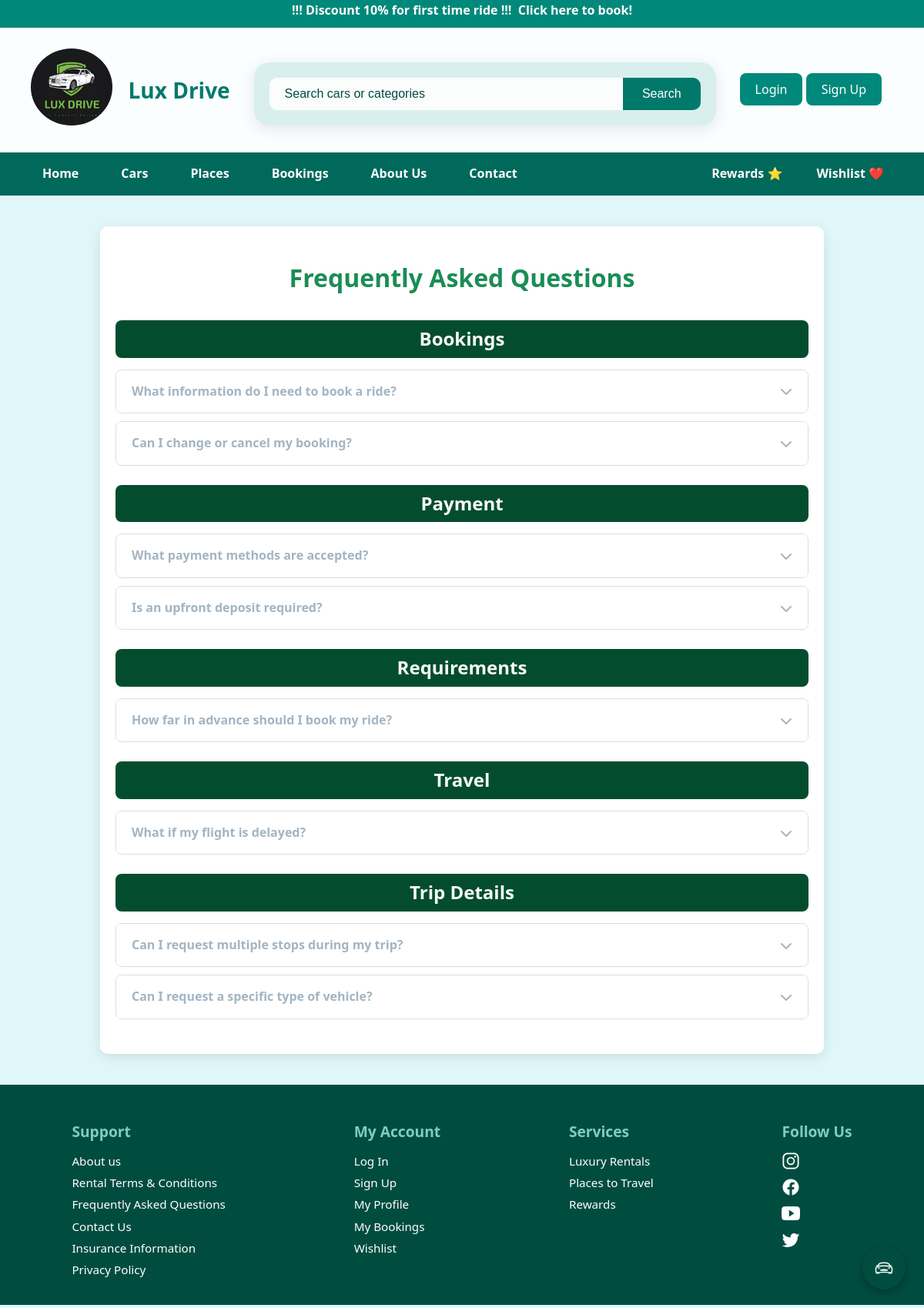
The app's page /faq.php with its own data.
### tables this page shows
CREATE TABLE `logo` (
  `name` varchar(255) NOT NULL,
  `image` varchar(255) NOT NULL
);

CREATE TABLE `faq` (
  `id` int(11) NOT NULL,
  `question` varchar(255) NOT NULL,
  `answer` text NOT NULL,
  `category` varchar(255) DEFAULT NULL,
  `status` enum('active','inactive') DEFAULT 'active',
  `created_at` timestamp NOT NULL DEFAULT current_timestamp(),
  `updated_at` timestamp NOT NULL DEFAULT current_timestamp() ON UPDATE current_timestamp()
);

### faq.php (the view, shortened to what this page needs)
<?php
require_once 'dbconnect.php';
try {
    $query = "SELECT * FROM faq WHERE status = 'active' ORDER BY category, id";
    $stmt = $pdo->prepare($query);
    $stmt->execute();
    $faqs = $stmt->fetchAll(PDO::FETCH_ASSOC);
    $groupedFaqs = [];
    foreach ($faqs as $faq) {
        $groupedFaqs[$faq['category']][] = $faq;
    }
} catch (PDOException $e) {
    $groupedFaqs = [];
}
?>
<!DOCTYPE html>
<html lang="en">
<head>
    <link rel="stylesheet" href="https://cdnjs.cloudflare.com/ajax/libs/font-awesome/6.4.0/css/all.min.css">
</head>
<body>
    <?php require_once 'header.php'; ?>
    <div class="faq-container">
        <h1>Frequently Asked Questions</h1>
        <?php if (!empty($groupedFaqs)): ?>
            <?php foreach ($groupedFaqs as $category => $faqs): ?>
                <div class="category-section">
                    <h2><?= htmlspecialchars($category); ?></h2>
                    <?php foreach ($faqs as $faq): ?>
                        <div class="faq-item">
                            <div class="faq-question">
                                <span><?= htmlspecialchars($faq['question']); ?></span>
                                <i class="fa-solid fa-chevron-down"></i>
                            </div>
                        </div>
                    <?php endforeach; ?>
                </div>
            <?php endforeach; ?>
        <?php else: ?>
            <p class="no-faqs">No FAQs available at the moment. Please check back later.</p>
        <?php endif; ?>
    </div>
    <?php require_once 'footer.php'; ?>
</body>
</html>

### header.php (shortened to what this page needs)
<?php
require_once 'dbconnect.php';
$logo_name = 'Lux Drive';
$logo_image = '';
try {
    $stmt_logo = $pdo->prepare("SELECT name, image FROM logo LIMIT 1");
    $stmt_logo->execute();
    $db_logo = $stmt_logo->fetch(PDO::FETCH_ASSOC);
    if ($db_logo) {
        $logo_name = htmlspecialchars($db_logo['name']);
        $logo_image = htmlspecialchars($db_logo['image']);
    }
} catch (PDOException $e) {
    error_log("Database error fetching logo: " . $e->getMessage());
}
try {
    $stmt_cats = $pdo->query("SELECT name, image FROM categories ORDER BY id ASC");
    $car_categories = $stmt_cats->fetchAll(PDO::FETCH_ASSOC);
} catch (PDOException $e) {
    error_log("Database error fetching car categories: " . $e->getMessage());
}
?>
<!DOCTYPE html>
<html lang="en">
<head>
    <link rel="stylesheet" href="css/header.css">
</head>
<body>
    <div class="fixed-top">
        <div class="discount1">
            <p style="text-align: center; padding-top: 0.4%;">
                !!! Discount 10% for first time ride !!!
                <a href="rentcars.php" style="text-decoration: none; color: white;">&nbsp;Click here to book!</a>
            </p>
        </div>
        <div class="header1">
            <div class="logo-area1">
                <a href="homepage.php" style="text-decoration: none;">
                    <img src="<?php echo $logo_image; ?>" alt="<?php echo $logo_name; ?>" class="logo-img">
                </a>
                <a href="homepage.php" style="text-decoration: none;">
                    <h1><?php echo $logo_name; ?></h1>
                </a>
            </div>
            <form action="rentcars.php" method="GET" class="search-box1">
                <input type="text" name="search_query" placeholder="Search cars or categories">
                <button type="submit">Search</button>
            </form>
            <div class="admin-btn-container1">
                <?php if (!empty($_SESSION['user_id'])): ?>
                    <?php if (isset($_SESSION['role']) && $_SESSION['role'] === 'admin'): ?>
                        <a href="admin_dashboard.php" class="btn admin-btn">Admin Dashboard</a>
                    <?php endif; ?>
            </div>
            <div class="auth-area1">
                <div class="user-profile-container">
                    <a href="user_profile.php" title="My Profile">
                        <?php if (!empty($_SESSION['profile_picture'])): ?>
                            <img src="<?php echo htmlspecialchars($_SESSION['profile_picture']); ?>" alt="Profile" class="profile-pic">
                        <?php else: ?>
                            <ion-icon name="person-circle-outline" class="profile-icon"></ion-icon>
                        <?php endif; ?>
                    </a>
                    <?php if (!empty($_SESSION['user_name'])): ?>
                        <span class="user-name"><?php echo htmlspecialchars($_SESSION['user_name']); ?></span>
                    <?php endif; ?>
                </div>
            <?php else: ?>
                <a href="login.php" class="login-btn">Login</a>
                <a href="signup.php" class="Signup-btn">Sign Up</a>
            <?php endif; ?>
            </div>
        </div>
        <nav>
            <ul>
                <li><a href="homepage.php">Home</a></li>
                <li><a href="rentcars.php">Cars</a>
                </li>
                <li class="places-dropdown-parent">Places
                </li>
                <li><a href="booking_history.php">Bookings</a></li>
                <li><a href="about_us.php">About Us</a></li>
                <li><a href="contact.php">Contact</a></li>
            </ul>
            <div class="nav-right">
                <a href="rewards.php" title="Rewards">Rewards ⭐</a>
                <a href="wishlist.php" title="Wishlist">Wishlist ❤️</a>
            </div>
        </nav>
    </div>
</body>
</html>

### css/header.css (style rules this page uses)
body { margin: 0; font-family: "Segoe UI", sans-serif; background: #e0f7fa; }
.discount1 { background-color: #00897b; color: #fff; font-weight: bold; height: 30px; padding-bottom: 10px; margin-top: -20px; }
.header1 { display: flex; justify-content: space-between; align-items: center; padding: 15px 40px; background: rgba(255, 255, 255, 0.85); backdrop-filter: blur(5px); }
.logo-area1 { display: flex; align-items: center; cursor: pointer; border-radius: 50%; }
.logo-area1 img { height: 100px; margin-right: 10px; border-radius: 50%; border: #00bfa5; }
.logo-area1 h1 { font-size: 28px; color: #00796b; margin-left: 10px; }
.search-box1 { width: 50%; margin: 30px auto 20px auto; display: flex; justify-content: center; align-items: center; backdrop-filter: blur(10px); background: rgba(0, 150, 136, 0.15); padding: 20px; border-radius: 20px; box-shadow: 0 4px 20px rgba(0, 0, 0, 0.1); }
.search-box1 input { flex: 1; padding: 12px 20px; font-size: 16px; border: none; border-radius: 10px 0 0 10px; outline: none; background: rgba(255, 255, 255, 0.9); color: #00796b; }
.search-box1 input::placeholder { color: #004d40; }
.search-box1 button { padding: 12px 25px; font-size: 16px; border: none; border-radius: 0 10px 10px 0; background-color: #00796b; color: white; cursor: pointer; transition: background 0.3s ease; }
.login-btn { padding: 10px 20px; background: #00897b; color: white; border-radius: 8px; text-decoration: none; transition: background 0.3s; }
.Signup-btn { padding: 10px 20px; background: #00897b; color: white; border-radius: 8px; text-decoration: none; transition: background 0.3s; }
.admin-btn-container1 { position: relative; margin-right: 15px; }
nav { background: #00695c; display: flex; justify-content: space-between; align-items: center; padding: 0 40px; position: relative; }
nav ul { list-style: none; padding: 0; margin: 0; display: flex; gap: 25px; }
nav li { position: relative; padding: 15px 15px; color: white; cursor: pointer; font-weight: 600; }
nav li a { text-decoration: none; color: white; }
.nav-right { display: flex; align-items: center; gap: 20px; }
.nav-right a, .nav-right button { color: white; background: transparent; border: none; cursor: pointer; font-weight: 600; text-decoration: none; position: relative; display: flex; align-items: center; gap: 8px; font-size: 16px; padding: 8px 12px; border-radius: 6px; transition: background 0.3s ease; }

### css/footer.css (style rules this page uses)
body { margin: 0; font-family: "Segoe UI", sans-serif; background: #e0f7fa; }

### faq.php (style rules this page uses)
body { font-family: 'Arial', sans-serif; background-color: #f4f4f4; color: #333; line-height: 1.6; margin: 0; padding: 0; }
.faq-container { max-width: 900px; margin: 40px auto; padding: 20px; background: #fff; border-radius: 10px; box-shadow: 0 4px 15px rgba(0, 0, 0, 0.1); }
.faq-container h1 { text-align: center; color: #1a8d55ff; margin-bottom: 30px; }
.category-section { margin-bottom: 25px; }
.category-section h2 { background-color: #034d2eff; color: #fafafcff; padding: 5px; border-radius: 8px; margin-bottom: 15px; text-align: center; }
.faq-item { margin-bottom: 10px; border: 1px solid #ddd; border-radius: 8px; overflow: hidden; transition: box-shadow 0.3s ease; }
.faq-question { background-color: #fff; color: #a3b5c3ff; padding: 15px 20px; cursor: pointer; display: flex; justify-content: space-between; align-items: center; font-weight: bold; }
.faq-question i { transition: transform 0.3s ease; }

### records on screen
logo: image (picture), name "Lux Drive"
faq: question "What information do I need to book a ride?"
faq: question "Can I change or cancel my booking?"
faq: question "What payment methods are accepted?"
faq: question "Is an upfront deposit required?"
faq: question "How far in advance should I book my ride?"
faq: question "What if my flight is delayed?"
faq: question "Can I request multiple stops during my trip?"
faq: question "Can I request a specific type of vehicle?"

### other values on screen
$category "Bookings"
$category "Payment"
$category "Requirements"
$category "Travel"
$category "Trip Details"
